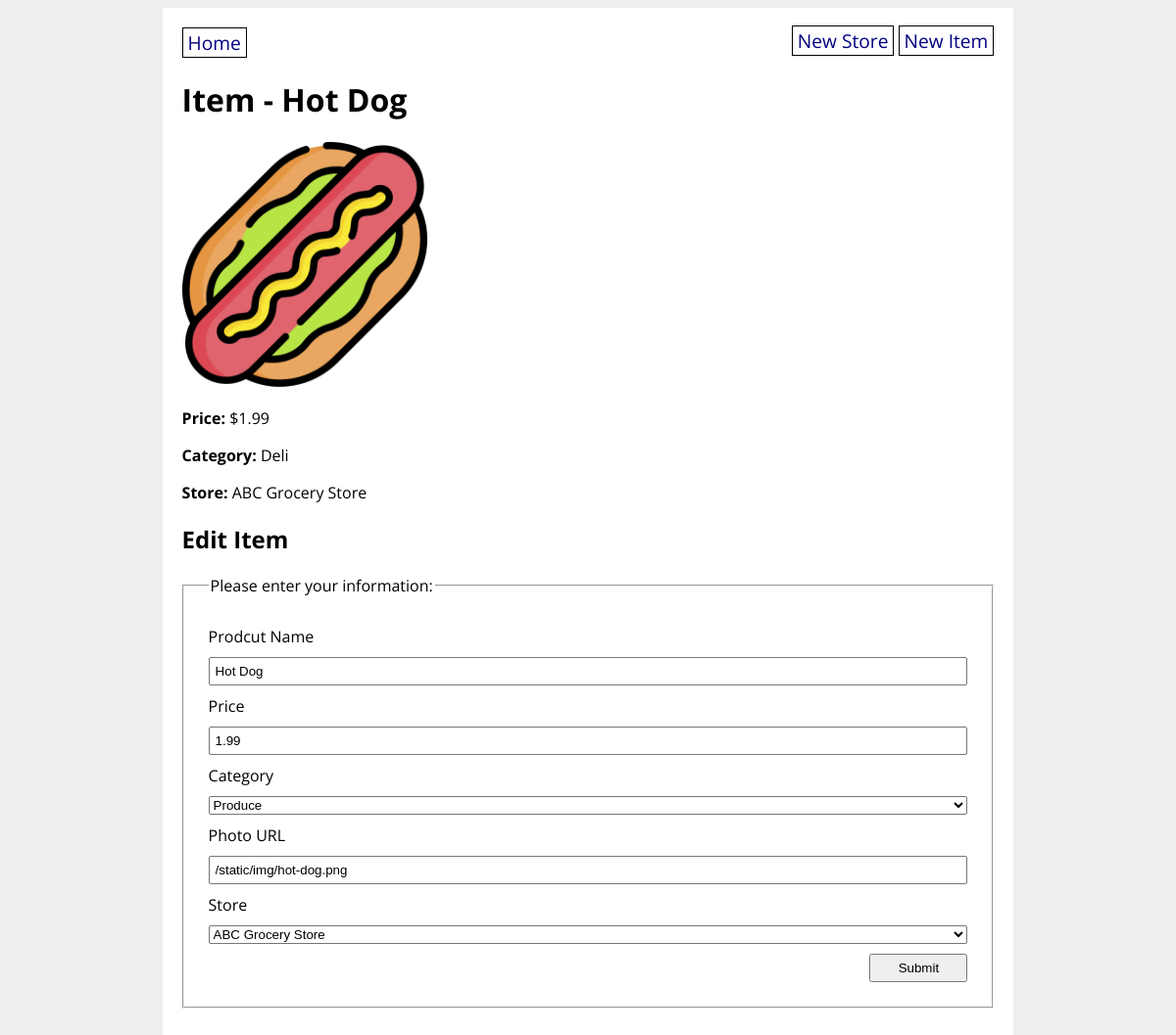
Page /item/5 on the committed database.
### grocery_app/models.py (models this page shows, shortened)
class GroceryItem(db.Model):
    id = db.Column(db.Integer, primary_key=True)
    name = db.Column(db.String(80), nullable=False)
    price = db.Column(db.Float(precision=2), nullable=False)
    category = db.Column(db.Enum(ItemCategory), default=ItemCategory.OTHER)
    photo_url = db.Column(URLType)
    store_id = db.Column(
        db.Integer, db.ForeignKey('grocery_store.id'), nullable=False)
    store = db.relationship('GroceryStore', back_populates='items')

class GroceryStore(db.Model):
    id = db.Column(db.Integer, primary_key=True)
    title = db.Column(db.String(80), nullable=False)
    address = db.Column(db.String(200), nullable=False)
    items = db.relationship('GroceryItem', back_populates='store')
    def __str__(self):
        return f"{self.title}"

### grocery_app/routes.py (the view)
@main.route('/item/<item_id>', methods=['GET', 'POST'])
def item_detail(item_id):
    item = GroceryItem.query.get(item_id)
    form = GroceryItemForm(obj=item)
    if form.validate_on_submit():
        form.populate_obj(item)
        db.session.add(item)
        db.session.commit()
        flash("Item was updated successfully")
        return redirect(url_for("main.item_detail",item_id=item.id))
    item = GroceryItem.query.get(item_id)
    return render_template('item_detail.html', item=item, form=form)

### grocery_app/forms.py
class GroceryItemForm(FlaskForm):
    name = StringField("Prodcut Name",
        validators=[
            DataRequired(),
            Length(min=3, max=80, message= "The product name needs to be between 3 to 80 charcaters")
        ])
    price = FloatField("Price")
    category = SelectField("Category", choices=ItemCategory.choices())
    photo_url = StringField("Photo URL")
    store = QuerySelectField("Store",
        query_factory=lambda: GroceryStore.query, allow_blank=False)
    submit = SubmitField("Submit")

### grocery_app/utils.py (called while the page is built)
    def __str__(self):
        return str(self.value)

### grocery_app/templates/item_detail.html (shortened to what this page needs)
{% extends 'base.html' %}
{% block content %}
<h1>Item - {{ item.name }}</h1>
<p><img src="{{ item.photo_url }}" width="250px" height="250px"></p>
<p><strong>Price:</strong> ${{ item.price }}</p>
<p><strong>Category:</strong> {{ item.category }}</p>
<p><strong>Store:</strong> {{ item.store.title }}</p>
<h2>Edit Item</h2>
<form method="POST" action="{{ url_for('main.item_detail', item_id=item.id) }}">
    <fieldset>
        <legend>Please enter your information:</legend>
        {{ form.name.label }}
        {{ form.name }}
        {{ form.price.label }}
        {{ form.price }}
        {{ form.category.label }}
        {{ form.category }}
        {{ form.photo_url.label }}
        {{ form.photo_url }}
        {{ form.store.label }}
        {{ form.store }}
        {{ form.submit }}
    </fieldset>
</form>
{% endblock %}

### grocery_app/static/style.css (style rules this page uses)
body { background-image: url("https://images.unsplash.com/32/Mc8kW4x9Q3aRR3RkP5Im_IMG_4417.jpg"); background-color: #cccccc; display: flex; flex-direction: column; align-items: center; background-color: #eee; font-family: 'Open Sans', sans-serif; }
fieldset { display: flex; flex-direction: column; margin: 20px 0; padding: 20px; }
fieldset * { margin: 5px; }
fieldset input { padding: 5px; }
input[type=submit] { width: 100px; align-self: flex-end; }

### rows in the picture
GroceryItem: name "Hot Dog", photo_url (picture), price "1.99", category "Deli", category "Produce", photo_url "/static/img/hot-dog.png", store "ABC Grocery Store"
GroceryStore: store "ABC Grocery Store"
